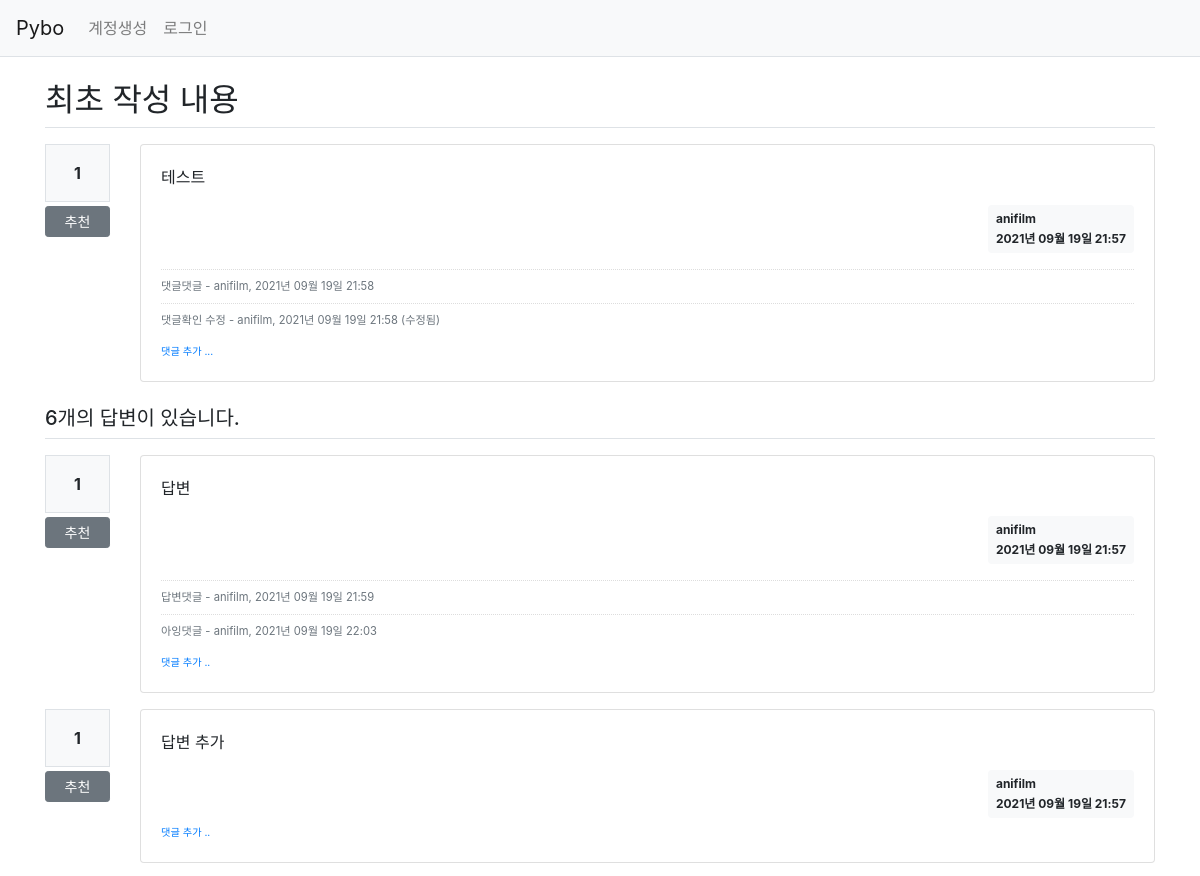
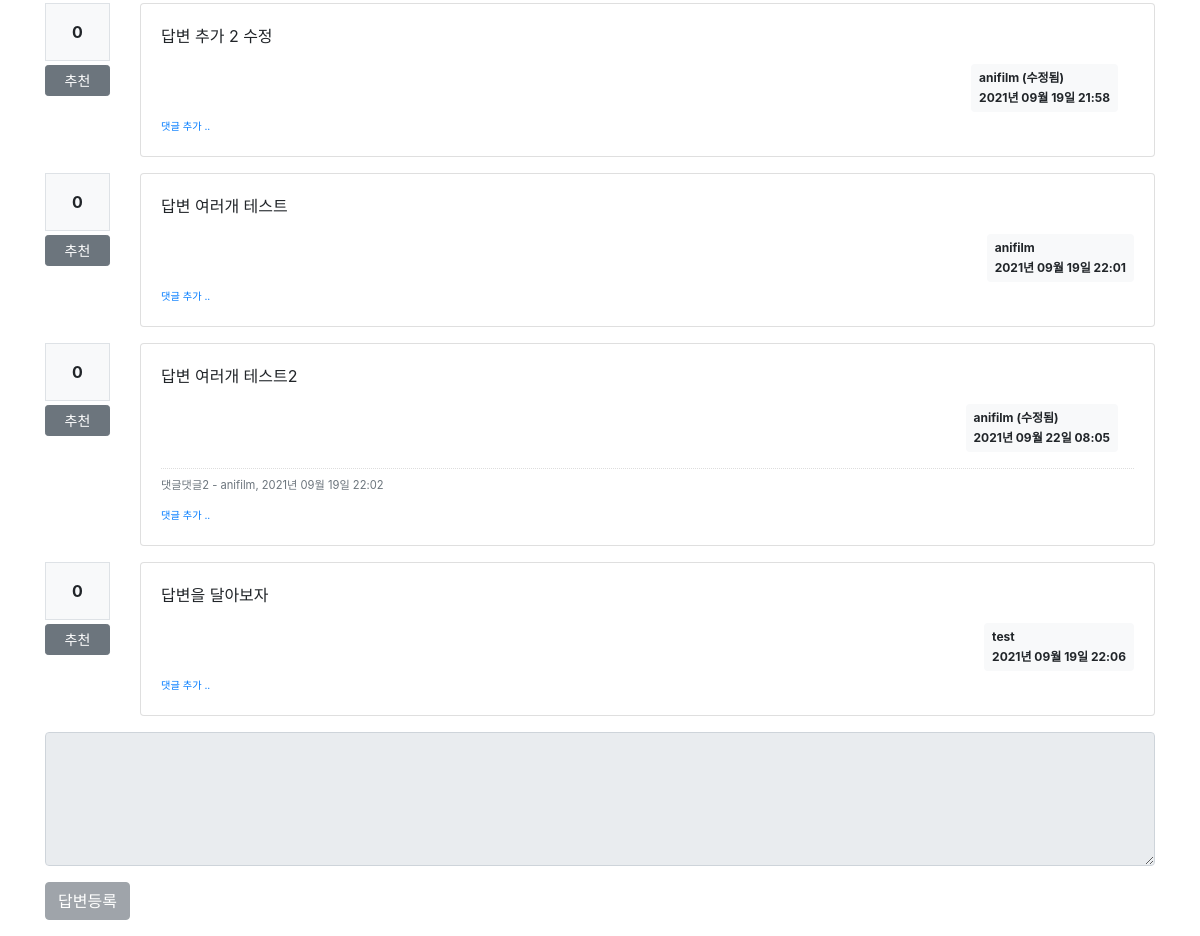
Screenshot of /question/detail/2/ with the database file from the repository (2 pictures, top to bottom).
### pybo/models.py (models this page shows)
class Question(db.Model):
    id = db.Column(db.Integer, primary_key=True)
    subject = db.Column(db.String(200), nullable=False)
    content = db.Column(db.Text(), nullable=False)
    create_date = db.Column(db.DateTime(), nullable=False)
    modify_date = db.Column(db.DateTime(), nullable=True)
    user_id = db.Column(
        db.Integer, db.ForeignKey("user.id", ondelete="CASCADE"), nullable=False
    )
    user = db.relationship("User", backref=db.backref("question_set"))
    voter = db.relationship(
        "User", secondary=question_voter, backref=db.backref("question_voter_set")
    )

class User(db.Model):
    id = db.Column(db.Integer, primary_key=True)
    username = db.Column(db.String(150), unique=True, nullable=False)
    password = db.Column(db.String(200), nullable=False)
    email = db.Column(db.String(120), unique=True, nullable=False)

class Comment(db.Model):
    id = db.Column(db.Integer, primary_key=True)
    user_id = db.Column(
        db.Integer, db.ForeignKey("user.id", ondelete="CASCADE"), nullable=False
    )
    user = db.relationship("User", backref=db.backref("comment_set"))
    content = db.Column(db.Text(), nullable=False)
    create_date = db.Column(db.DateTime(), nullable=False)
    modify_date = db.Column(db.DateTime())
    question_id = db.Column(
        db.Integer, db.ForeignKey("question.id", ondelete="CASCADE"), nullable=True
    )
    question = db.relationship("Question", backref=db.backref("comment_set"))
    answer_id = db.Column(
        db.Integer, db.ForeignKey("answer.id", ondelete="CASCADE"), nullable=True
    )
    answer = db.relationship("Answer", backref=db.backref("comment_set"))

class Answer(db.Model):
    id = db.Column(db.Integer, primary_key=True)
    question_id = db.Column(
        db.Integer, db.ForeignKey("question.id", ondelete="CASCADE")
    )
    question = db.relationship("Question", backref=db.backref("answer_set"))
    content = db.Column(db.Text(), nullable=False)
    create_date = db.Column(db.DateTime(), nullable=False)
    modify_date = db.Column(db.DateTime(), nullable=True)
    user_id = db.Column(
        db.Integer, db.ForeignKey("user.id", ondelete="CASCADE"), nullable=False
    )
    user = db.relationship("User", backref=db.backref("answer_set"))
    voter = db.relationship(
        "User", secondary=answer_voter, backref=db.backref("answer_voter_set")
    )

### pybo/views/question_views.py (the view)
@bp.route("/detail/<int:question_id>/")
def detail(question_id):
    form = AnswerForm()
    question = Question.query.get_or_404(question_id)
    return render_template(
        "question/question_detail.html", question=question, form=form
    )

### pybo/forms.py
class AnswerForm(FlaskForm):
    content = TextAreaField("내용", validators=[DataRequired("내용은 필수 입력 항목입니다.")])

### pybo/filter.py (called while the page is built)
def format_datetime(value, fmt="%Y년 %m월 %d일 %H:%M"):
    return value.strftime(fmt)

### pybo/views/auth_views.py (called while the page is built)
@bp.before_app_request
def load_logged_in_user():
    user_id = session.get("user_id")
    if user_id is None:
        g.user = None
    else:
        g.user = User.query.get(user_id)

### pybo/templates/question/question_detail.html (shortened to what this page needs)
{% extends "base.html" %}
{% block content %}
<div class="container my-3">
  <h2 class="border-bottom py-2">{{ question.subject }}</h2>
  <div class="row my-3">
    <div class="col-1">
      <div class="bg-light text-center p-3 border font-weight-bolder mb-1">{{ question.voter|length }}</div>
      <a href="#" data-uri="{{ url_for('vote.question', question_id=question.id) }}" class="recommend btn btn-sm btn-secondary btn-block my-1">추천</a>
    </div>
    <div class="col-11">
      <div class="card">
        <div class="card-body">
          <div class="card-text">{{ question.content|markdown }}</div>
          <div class="d-flex justify-content-end">
            {% if question.modify_date %}
              <div class="badge badge-light p-2 text-left mx-3">
                <div class="mb-2">{{ question.user.username }} (수정됨)</div>
                <div>{{ question.modify_date|datetime }}</div>
              </div>
            {% else %}
              <div class="badge badge-light p-2 text-left">
                <div class="mb-2">{{ question.user.username }}</div>
                <div>{{ question.create_date|datetime }}</div>
              </div>
            {% endif %}
          </div>
          {% if question.comment_set|length > 0 %}
            <div class="mt-3">
              {% for comment in question.comment_set %}
                <div class="comment py-2 text-muted">
                  <span style="white-space: pre-line;">{{ comment.content }}</span>
                  <span>
                    {% if comment.modify_date %}
                    - {{ comment.user.username }}, {{ comment.modify_date|datetime }} (수정됨)
                    {% else %}
                    - {{ comment.user.username }}, {{ comment.create_date|datetime }}
                    {% endif %}
                  </span>
                </div>
              {% endfor %}
            </div>
          {% endif %}
          <div>
            <a href="{{ url_for('comment.create_question', question_id=question.id) }}" class="small"><small>댓글 추가 ...</small></a>
          </div>
        </div>
      </div>
    </div>
  </div>
  <h5 class="border-bottom my-3 py-2">{{ question.answer_set|length }}개의 답변이 있습니다.</h5>
  {% for answer in question.answer_set %}
    <div class="row my-3">
      <div class="col-1">
        <div class="bg-light text-center p-3 border font-weight-bolder mb-1">{{ answer.voter|length }}</div>
        <a href="#" data-uri="{{ url_for('vote.answer', answer_id=answer.id) }}" class="recommend btn btn-sm btn-secondary btn-block my-1">추천</a>
      </div>
      <div class="col-11">
        <div class="card">
          <div class="card-body">
            <div class="card-text">{{ answer.content|markdown }}</div>
            <div class="d-flex justify-content-end">
              {% if answer.modify_date %}
                <div class="badge badge-light p-2 text-left mx-3">
                  <div class="mb-2">{{ answer.user.username }} (수정됨)</div>
                  <div>{{ answer.modify_date|datetime }}</div>
                </div>
              {% else %}
                <div class="badge badge-light p-2 text-left">
                  <div class="mb-2">{{ answer.user.username }}</div>
                  <div>{{ answer.create_date|datetime }}</div>
                </div>
              {% endif %}
            </div>
            {% if answer.comment_set|length > 0 %}
              <div class="mt-3">
                {% for comment in answer.comment_set %}
                  <div class="comment py-2 text-muted">
                      <span style="white-space: pre-line;">{{ comment.content }}</span>
                      <span>
                        - {{ comment.user.username }}, {{ comment.create_date|datetime }}
                      </span>
                  </div>
                {% endfor %}
              </div>
            {% endif %}
            <div>
                <a href="{{ url_for('comment.create_answer', answer_id=answer.id) }}" class="small"><small>댓글 추가 ..</small></a>
            </div>
          </div>
        </div>
      </div>
    </div>
  {% endfor %}
  <form action="{{ url_for('answer.create', question_id=question.id) }}" method="post" class="my-3">
    <div class="form-group">
      <textarea
        {% if not g.user %}
          rows="5" disabled
        {% else %}
          rows="5"
        {% endif %}
        name="content" id="content" class="form-control"
      ></textarea>
    </div>
    <input
      {% if not g.user %}
        class="btn btn-secondary" disabled
      {% else %}
        class="btn btn-primary"
      {% endif %}
      type="submit" value="답변등록"
    >
  </form>
</div>
{% endblock %}

### pybo/templates/base.html (shortened to what this page needs)
<!DOCTYPE html>
<html lang="ko">
  <head>
    <link rel="stylesheet" href="{{ url_for('static', filename='bootstrap.min.css') }}" />
    <link rel="stylesheet" href="{{ url_for('static', filename='style.css') }}" />
    <link rel="stylesheet" href="https://cdn.jsdelivr.net/simplemde/latest/simplemde.min.css">
  </head>
  <body>
    {% include "navbar.html" %}
    {% block content %}
    {% endblock %}
  </body>
</html>

### pybo/templates/navbar.html (shortened to what this page needs)
<nav class="navbar navbar-expand-lg navbar-light bg-light border-bottom">
  <a class="navbar-brand" href="{{ url_for('main.index') }}">Pybo</a>
  <div class="collapse navbar-collapse flex-grow-0" id="navbarNav">
    {% if g.user %}
      <ul class="navbar-nav">
        <li class="nav-item">
          <a class="nav-link" href="{{ url_for('auth.logout') }}">{{ g.user.username }} (로그아웃)</a>
        </li>
      </ul>
    {% else %}
      <ul class="navbar-nav">
        <li class="nav-item">
          <a class="nav-link" href="{{ url_for('auth.signup') }}">계정생성</a>
        </li>
        <li class="nav-item">
          <a class="nav-link" href="{{ url_for('auth.login') }}">로그인</a>
        </li>
      </ul>
    {% endif %}
  </div>
</nav>

### pybo/static/style.css (style rules this page uses)
.comment { border-top: dotted 1px #ddd; font-size: 0.7em; }

### rows the page displays
Question: subject "최초 작성 내용", content "테스트", create_date "2021년 09월 19일 21:57"
User: user.username "anifilm"
Comment: content "댓글댓글", user.username "anifilm", create_date "2021년 09월 19일 21:58"
Comment: content "댓글확인 수정", user.username "anifilm", modify_date "2021년 09월 19일 21:58"
Answer: voter|length "1", content "답변", user.username "anifilm", create_date "2021년 09월 19일 21:57"
Comment: content "답변댓글", user.username "anifilm", create_date "2021년 09월 19일 21:59"
Comment: content "아잉댓글", user.username "anifilm", create_date "2021년 09월 19일 22:03"
Answer: voter|length "1", content "답변 추가", user.username "anifilm", create_date "2021년 09월 19일 21:57"
Answer: voter|length "0", content "답변 추가 2 수정", user.username "anifilm", modify_date "2021년 09월 19일 21:58"
Answer: voter|length "0", content "답변 여러개 테스트", user.username "anifilm", create_date "2021년 09월 19일 22:01"
Answer: voter|length "0", content "답변 여러개 테스트2", user.username "anifilm", modify_date "2021년 09월 22일 08:05"
Comment: content "댓글댓글2", user.username "anifilm", create_date "2021년 09월 19일 22:02"
Answer: voter|length "0", content "답변을 달아보자", user.username "test", create_date "2021년 09월 19일 22:06"

### other values shown
{{ question.voter|length }} "1"
{{ question.answer_set|length }} "6"
